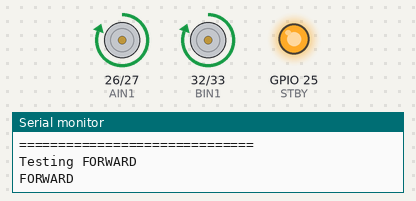
This sketch was run on a simulated ESP32. Parts: motor-driver pin pairs drawn as motors (green arrow = first pin HIGH = forward, orange = second pin HIGH = backward, longer = more drive, stopped while the standby pin is LOW), output pins drawn as LEDs (lit = HIGH), the last lines printed to the serial monitor.

Above: at 2.5 s.
At 6.5 s:
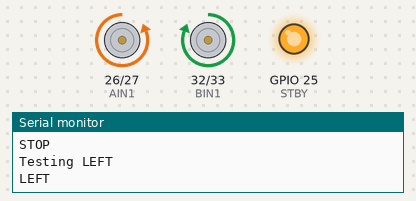
At 11.0 s:
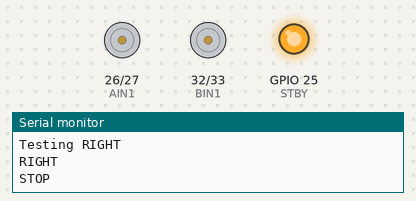
At 15.5 s:
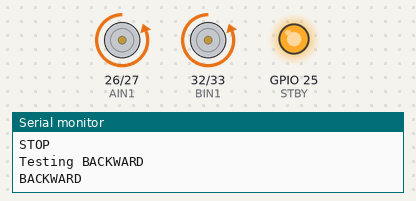
Timing chart, 0 to 16.3 s (numbered marks = the images above):
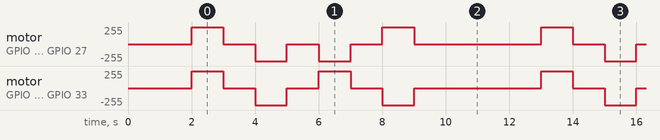

Measured:
- by itself, motor on GPIO 26 (AIN1) / GPIO 27 (AIN2): repeats every 11.0 s: 2 × (stopped 1.0 s, backward 255/255 1.0 s), stopped 1.0 s, forward 255/255 1.0 s, stopped 4.0 s, forward 255/255 1.0 s
- by itself, motor on GPIO 32 (BIN1) / GPIO 33 (BIN2): repeats every 11.0 s: stopped 1.0 s, backward 255/255 1.0 s, stopped 1.0 s, forward 255/255 1.0 s, stopped 1.0 s, backward 255/255 1.0 s, stopped 4.0 s, forward 255/255 1.0 s

The sketch:

0928.ino
```cpp
// ==========================================
// ESP32 + DRV8833 雙馬達測試程式
//
// 接線：
// AIN1 -> GPIO 26
// AIN2 -> GPIO 27
// BIN1 -> GPIO 32
// BIN2 -> GPIO 33
// STBY -> GPIO 25
//
// DRV8833 VM  -> 2x AA 電池正極
// DRV8833 GND -> 2x AA 電池負極
// DRV8833 GND -> ESP32 GND（一定要共地）
//
// ESP32 使用 USB 供電
// ==========================================


// ---------- Pin 定義 ----------

const int AIN1 = 26;
const int AIN2 = 27;

const int BIN1 = 32;
const int BIN2 = 33;

const int STBY = 25;


// ==========================================
// 馬達 A 控制
//
// direction:
//   1  = 正轉
//  -1  = 反轉
//   0  = 停止
// ==========================================

void motorA(int direction) {

  if (direction > 0) {

    digitalWrite(AIN1, HIGH);
    digitalWrite(AIN2, LOW);

  } else if (direction < 0) {

    digitalWrite(AIN1, LOW);
    digitalWrite(AIN2, HIGH);

  } else {

    digitalWrite(AIN1, LOW);
    digitalWrite(AIN2, LOW);
  }
}


// ==========================================
// 馬達 B 控制
// ==========================================

void motorB(int direction) {

  if (direction > 0) {

    digitalWrite(BIN1, HIGH);
    digitalWrite(BIN2, LOW);

  } else if (direction < 0) {

    digitalWrite(BIN1, LOW);
    digitalWrite(BIN2, HIGH);

  } else {

    digitalWrite(BIN1, LOW);
    digitalWrite(BIN2, LOW);
  }
}


// ==========================================
// 停止
// ==========================================

void stopMotors() {

  motorA(0);
  motorB(0);

  Serial.println("STOP");
}


// ==========================================
// 前進
// ==========================================

void forward() {

  motorA(1);
  motorB(1);

  Serial.println("FORWARD");
}


// ==========================================
// 後退
// ==========================================

void backward() {

  motorA(-1);
  motorB(-1);

  Serial.println("BACKWARD");
}


// ==========================================
// 左轉
// ==========================================

void turnLeft() {

  motorA(-1);
  motorB(1);

  Serial.println("LEFT");
}


// ==========================================
// 右轉
// ==========================================

void turnRight() {

  motorA(1);
  motorB(-1);

  Serial.println("RIGHT");
}


// ==========================================
// Setup
// ==========================================

void setup() {

  Serial.begin(115200);

  // 設定 GPIO
  pinMode(AIN1, OUTPUT);
  pinMode(AIN2, OUTPUT);

  pinMode(BIN1, OUTPUT);
  pinMode(BIN2, OUTPUT);

  pinMode(STBY, OUTPUT);


  // 開機先停止馬達
  digitalWrite(AIN1, LOW);
  digitalWrite(AIN2, LOW);

  digitalWrite(BIN1, LOW);
  digitalWrite(BIN2, LOW);


  // 啟用 DRV8833
  digitalWrite(STBY, HIGH);


  Serial.println();
  Serial.println("==============================");
  Serial.println("ESP32 + DRV8833 Motor Test");
  Serial.println("==============================");

  delay(2000);
}


// ==========================================
// Main Loop
// ==========================================

void loop() {

  // ---------- 前進 ----------

  Serial.println();
  Serial.println("Testing FORWARD");

  forward();

  delay(1000);

  stopMotors();

  delay(1000);


  // ---------- 後退 ----------

  Serial.println();
  Serial.println("Testing BACKWARD");

  backward();

  delay(1000);

  stopMotors();

  delay(1000);


  // ---------- 左轉 ----------

  Serial.println();
  Serial.println("Testing LEFT");

  turnLeft();

  delay(1000);

  stopMotors();

  delay(1000);


  // ---------- 右轉 ----------

  Serial.println();
  Serial.println("Testing RIGHT");

  turnRight();

  delay(1000);

  stopMotors();

  delay(2000);


  Serial.println();
  Serial.println("===== Test cycle finished =====");

  delay(2000);
}
```
